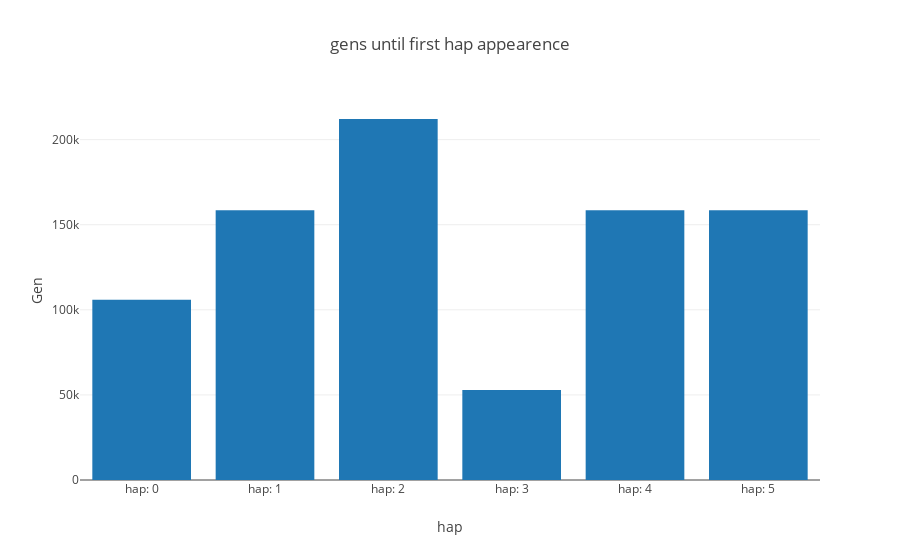

The notebook cell saved with this chart:
### Code cell
from structure_tools.Coalesce_plots import plot_InfSites_gens

sink= max(root_lib.keys())

if 0 not in root_lib[sink].keys():
    while 0 not in root_lib[sink].keys():
        sink -= 1


Anc_poss= root_lib[sink][-2]

hap_frame, fig_gens= plot_InfSites_gens(Anc_poss,point_up,
                                        root_lib,range_theta,
                                        Theta= Theta,mut_rate= mut_rate,height= 500,width= 900)

iplot(fig_gens)

### Figure 1 — Plotly figure (JSON) as saved in the notebook; plotly's stock layout.template omitted (floating-point values rounded to 4 significant figures)
{"data": [{"type": "bar", "uid": "4a255a0d-c9cd-45ed-866e-cb55533e9664", "x": ["hap: 0", "hap: 1", "hap: 2", "hap: 3", "hap: 4", "hap: 5"], "y": [105900.0, 158500.0, 212100.0, 52900.0, 158500.0, 158500.0]}], "layout": {"barmode": "group", "title": "gens until first hap appearence", "xaxis": {"title": "hap"}, "yaxis": {"title": "Gen"}}}
